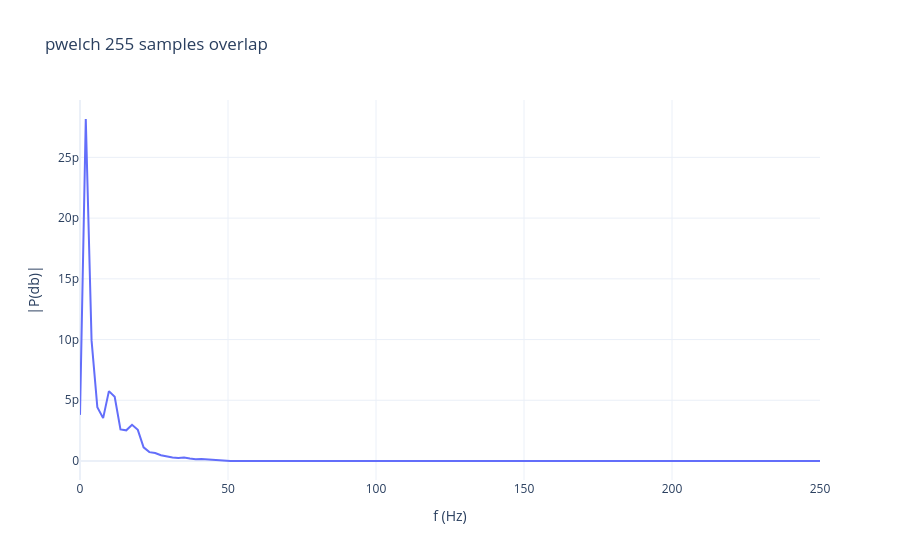

The notebook cell saved with this chart:
### Code cell
WINDOW = 256
NOVERLAP = 255
NFFT = 256
# Create a Hamming window
window = windows.hamming(WINDOW)

# Compute Welch PSD
faxis, pxx = welch(
    eeg_signal,
    fs=sampling_frequency,
    window=window,
    nperseg=WINDOW,
    noverlap=NOVERLAP,
    nfft=NFFT,
    return_onesided=True,  # 'onesided' in MATLAB
    scaling='density'      # PSD in power/Hz
)

fig = go.Figure()

fig.add_trace(go.Scatter(
    x=faxis,

# Continuous Wavele
    y=pxx,
    mode='lines',
    name='EEG trace'
))

fig.update_layout(
    title=f'pwelch {NOVERLAP} samples overlap',
    xaxis_title='f (Hz)',
    yaxis_title='|P(db)|',
    #xaxis=dict(range=[0, 1]),  # Equivalent to xlim([0 16])
    template='plotly_white',
)
fig.write_image(os.path.join(IMAGE_DIR,f"{signal_name}_pwelch_{NOVERLAP}_samples.png"), width=800, height=500, scale=2)
fig.show()

### Figure 1 — Plotly figure (JSON) as saved in the notebook; plotly's stock layout.template omitted (floating-point values rounded to 4 significant figures; data arrays with more than 128 entries replaced by an {"elided": "..."} marker saying what was removed)
{"data": [{"mode": "lines", "name": "EEG trace", "type": "scatter", "x": {"elided": "129 float values"}, "y": {"elided": "129 float values"}}], "layout": {"title": {"text": "pwelch 255 samples overlap"}, "xaxis": {"title": {"text": "f (Hz)"}}, "yaxis": {"title": {"text": "|P(db)|"}}}}
